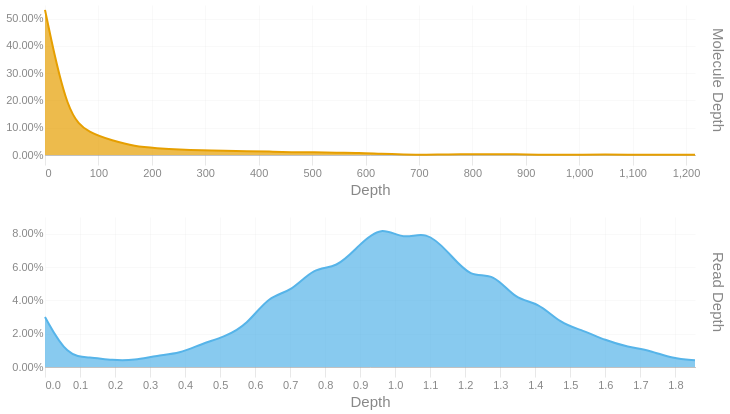

The notebook cell this image was saved under:
### Code cell
readdep = depth_hist(tb['Read Depth'], q99, 3)
readdep = readdep.with_columns(pl.lit('Read Depth').alias('Metric'))
if not SKIPLR:
    moldep = depth_hist(tb['Molecule Depth'], mol_q99, 1)
    moldep = moldep.with_columns(pl.lit('Molecule Depth').alias('Metric'))
    _hist = pl.concat([readdep, moldep])
    _hist = _hist.filter(pl.col('Proportion') != 0)
    with SafeRender(_hist):
        (
            alt.Chart(_hist)        
            .mark_area(interpolate = "basis")
            .encode(
                x=alt.X('Bin:Q').scale(domainMin=0).axis(alt.Axis(title='Depth')),
                y = alt.Y('Proportion:Q', title = None).axis(format = '.2%'),
                color = alt.Color('Metric:N').legend(None),
                row = alt.Row("Metric:N").header(title = None, labelOrient = 'right'),
                tooltip = [
                    alt.Tooltip("Metric:N", title = "Metric"),
                    alt.Tooltip('Interval:N', title = "Depth Interval"),
                    alt.Tooltip('Proportion:Q', title = "% Alignments").format('.2%')
                ]
            )
            .resolve_scale(x='independent', y='independent')
            .properties(
                height = 150, width = 650,
                usermeta={'embedOptions': {'downloadFileName': f'{samplename}.depth.hist'}}
            )
        ).display()
else:
    readdep = readdep.filter(pl.col('Proportion') != 0)
    with SafeRender(readdep):
        (
            alt.Chart(readdep)        
            .mark_area(interpolate = "basis")
            .encode(
                x=alt.X('Bin:Q').scale(domainMin=0).axis(alt.Axis(title='Depth')),
                y = alt.Y('Proportion:Q', title = None).axis(format = '.2%'),
                tooltip = [
                    alt.Tooltip('Interval:N', title = "Depth Interval"),
                    alt.Tooltip('Proportion:Q', title = "% Alignments").format('.2%')
                ]
            )
            .properties(
                usermeta={'embedOptions': {'downloadFileName': f'{samplename}.depth.hist'}}
            )
        ).display()

### Figure 1 — Vega-Lite specification as saved in the notebook (floating-point values rounded to 4 significant figures)
{"width": 650, "height": 150, "config": {"title": {"anchor": "start", "dy": -15, "fontSize": 18, "color": "#888888", "subtitleColor": "#888888", "subtitleFontSize": 14}, "arc": {"fill": "#0072B2"}, "axis": {"domainColor": "#888888", "domainWidth": 0.5, "gridWidth": 0.2, "grid": false, "titleFontWeight": 400, "titleFontSize": 15, "labelFontSize": 11, "labelColor": "#888888", "tickColor": "#888888", "tickWidth": 0.2, "titleColor": "#888888"}, "axisBand": {"grid": false}, "axisX": {"grid": true, "tickSize": 10, "domainCap": "round"}, "axisY": {"domain": false, "grid": true, "tickSize": 0, "domainCap": "round"}, "background": "transparent", "header": {"labelFontSize": 15, "labelColor": "#888888", "titleFontSize": 15, "titleFontWeight": 600, "titleColor": "#888888"}, "legend": {"labelFont": "sans-serif", "labelFontSize": 12, "labelColor": "#888888", "symbolSize": 100, "symbolType": "circle", "titleFontSize": 12, "titlePadding": 10, "titleColor": "#888888", "title": null}, "range": {"category": ["#E69F00", "#56B4E9", "#009E73", "#F0E442", "#0072B2", "#D55E00", "#CC79A7", "#000000"], "diverging": ["#cfe8f3", "#a2d4ec", "#73bfe2", "#46abdb", "#1696d2", "#12719e"]}, "area": {"fill": "#0072B2", "fillOpacity": 0.7, "line": true, "strokeOpacity": 0.7}, "line": {"color": "#0072B2", "stroke": "#0072B2", "strokeWidth": 2}, "trail": {"color": "#0072B2", "stroke": "#0072B2", "strokeWidth": 0, "size": 1}, "point": {"filled": true, "fillOpacity": 1.0, "size": 95}, "text": {"color": "#888888", "fontSize": 11, "align": "right", "fontWeight": 400, "size": 11}, "bar": {"fill": "#0072B2", "stroke": null}, "view": {"stroke": null, "continuousWidth": 660, "continuousHeight": 400}}, "data": {"name": "data-c4afd1eba403f29d78db95850baaa0c5"}, "mark": {"type": "area", "interpolate": "basis"}, "encoding": {"color": {"field": "Metric", "legend": null, "type": "nominal"}, "row": {"field": "Metric", "header": {"title": null, "labelOrient": "right"}, "type": "nominal"}, "tooltip": [{"field": "Metric", "title": "Metric", "type": "nominal"}, {"field": "Interval", "title": "Depth Interval", "type": "nominal"}, {"field": "Proportion", "format": ".2%", "title": "% Alignments", "type": "quantitative"}], "x": {"axis": {"title": "Depth"}, "field": "Bin", "scale": {"domainMin": 0}, "type": "quantitative"}, "y": {"axis": {"format": ".2%"}, "field": "Proportion", "title": null, "type": "quantitative"}}, "resolve": {"scale": {"x": "independent", "y": "independent"}}, "usermeta": {"embedOptions": {"downloadFileName": "S1_Musquodoboit_004.depth.hist"}}, "$schema": "https://vega.github.io/schema/vega-lite/v6.1.0.json", "datasets": {"data-c4afd1eba403f29d78db95850baaa0c5": [{"Bin": 0.0, "Interval": "0.0-0.064", "Proportion": 0.03, "Metric": "Read Depth"}, {"Bin": 0.064, "Interval": "0.064-0.128", "Proportion": 0.006, "Metric": "Read Depth"}, {"Bin": 0.128, "Interval": "0.128-0.192", "Proportion": 0.006, "Metric": "Read Depth"}, {"Bin": 0.192, "Interval": "0.192-0.256", "Proportion": 0.004, "Metric": "Read Depth"}, {"Bin": 0.256, "Interval": "0.256-0.32", "Proportion": 0.004, "Metric": "Read Depth"}, {"Bin": 0.32, "Interval": "0.32-0.384", "Proportion": 0.007, "Metric": "Read Depth"}, {"Bin": 0.384, "Interval": "0.384-0.448", "Proportion": 0.008, "Metric": "Read Depth"}, {"Bin": 0.448, "Interval": "0.448-0.512", "Proportion": 0.014, "Metric": "Read Depth"}, {"Bin": 0.512, "Interval": "0.512-0.576", "Proportion": 0.018, "Metric": "Read Depth"}, {"Bin": 0.576, "Interval": "0.576-0.64", "Proportion": 0.025, "Metric": "Read Depth"}, {"Bin": 0.64, "Interval": "0.64-0.704", "Proportion": 0.043, "Metric": "Read Depth"}, {"Bin": 0.704, "Interval": "0.704-0.768", "Proportion": 0.045, "Metric": "Read Depth"}, {"Bin": 0.768, "Interval": "0.768-0.832", "Proportion": 0.06, "Metric": "Read Depth"}, {"Bin": 0.832, "Interval": "0.832-0.896", "Proportion": 0.059, "Metric": "Read Depth"}, {"Bin": 0.896, "Interval": "0.896-0.96", "Proportion": 0.073, "Metric": "Read Depth"}, {"Bin": 0.96, "Interval": "0.96-1.024", "Proportion": 0.085, "Metric": "Read Depth"}, {"Bin": 1.024, "Interval": "1.024-1.088", "Proportion": 0.076, "Metric": "Read Depth"}, {"Bin": 1.088, "Interval": "1.088-1.152", "Proportion": 0.082, "Metric": "Read Depth"}, {"Bin": 1.152, "Interval": "1.152-1.216", "Proportion": 0.069, "Metric": "Read Depth"}, {"Bin": 1.216, "Interval": "1.216-1.28", "Proportion": 0.053, "Metric": "Read Depth"}, {"Bin": 1.28, "Interval": "1.28-1.344", "Proportion": 0.057, "Metric": "Read Depth"}, {"Bin": 1.344, "Interval": "1.344-1.408", "Proportion": 0.04, "Metric": "Read Depth"}, {"Bin": 1.408, "Interval": "1.408-1.472", "Proportion": 0.039, "Metric": "Read Depth"}, {"Bin": 1.472, "Interval": "1.472-1.536", "Proportion": 0.026, "Metric": "Read Depth"}, {"Bin": 1.536, "Interval": "1.536-1.6", "Proportion": 0.022, "Metric": "Read Depth"}, {"Bin": 1.6, "Interval": "1.6-1.664", "Proportion": 0.016, "Metric": "Read Depth"}, {"Bin": 1.664, "Interval": "1.664-1.728", "Proportion": 0.012, "Metric": "Read Depth"}, {"Bin": 1.728, "Interval": "1.728-1.792", "Proportion": 0.01, "Metric": "Read Depth"}, {"Bin": 1.792, "Interval": "1.792-1.856", "Proportion": 0.005, "Metric": "Read Depth"}, {"Bin": 1.856, "Interval": "1.856-1.92", "Proportion": 0.004, "Metric": "Read Depth"}, {"Bin": 0.0, "Interval": "0.0-42.0", "Proportion": 0.532, "Metric": "Molecule Depth"}, {"Bin": 42.0, "Interval": "42.0-83.9", "Proportion": 0.14, "Metric": "Molecule Depth"}, {"Bin": 83.9, "Interval": "83.9-125.9", "Proportion": 0.08, "Metric": "Molecule Depth"}, {"Bin": 125.9, "Interval": "125.9-167.8", "Proportion": 0.053, "Metric": "Molecule Depth"}, {"Bin": 167.8, "Interval": "167.8-209.8", "Proportion": 0.031, "Metric": "Molecule Depth"}, {"Bin": 209.8, "Interval": "209.8-251.8", "Proportion": 0.025, "Metric": "Molecule Depth"}, {"Bin": 251.8, "Interval": "251.8-293.7", "Proportion": 0.02, "Metric": "Molecule Depth"}, {"Bin": 293.7, "Interval": "293.7-335.7", "Proportion": 0.017, "Metric": "Molecule Depth"}, {"Bin": 335.7, "Interval": "335.7-377.6", "Proportion": 0.015, "Metric": "Molecule Depth"}, {"Bin": 377.6, "Interval": "377.6-419.6", "Proportion": 0.014, "Metric": "Molecule Depth"}, {"Bin": 419.6, "Interval": "419.6-461.6", "Proportion": 0.013, "Metric": "Molecule Depth"}, {"Bin": 461.6, "Interval": "461.6-503.5", "Proportion": 0.01, "Metric": "Molecule Depth"}, {"Bin": 503.5, "Interval": "503.5-545.5", "Proportion": 0.01, "Metric": "Molecule Depth"}, {"Bin": 545.5, "Interval": "545.5-587.4", "Proportion": 0.008, "Metric": "Molecule Depth"}, {"Bin": 587.4, "Interval": "587.4-629.4", "Proportion": 0.008, "Metric": "Molecule Depth"}, {"Bin": 629.4, "Interval": "629.4-671.4", "Proportion": 0.004, "Metric": "Molecule Depth"}, {"Bin": 671.4, "Interval": "671.4-713.3", "Proportion": 0.002, "Metric": "Molecule Depth"}, {"Bin": 713.3, "Interval": "713.3-755.3", "Proportion": 0.001, "Metric": "Molecule Depth"}, {"Bin": 755.3, "Interval": "755.3-797.2", "Proportion": 0.002, "Metric": "Molecule Depth"}, {"Bin": 797.2, "Interval": "797.2-839.2", "Proportion": 0.003, "Metric": "Molecule Depth"}, {"Bin": 839.2, "Interval": "839.2-881.2", "Proportion": 0.002, "Metric": "Molecule Depth"}, {"Bin": 881.2, "Interval": "881.2-923.1", "Proportion": 0.003, "Metric": "Molecule Depth"}, {"Bin": 923.1, "Interval": "923.1-965.1", "Proportion": 0.001, "Metric": "Molecule Depth"}, {"Bin": 965.1, "Interval": "965.1-1007.0", "Proportion": 0.001, "Metric": "Molecule Depth"}, {"Bin": 1007.0, "Interval": "1007.0-1049.0", "Proportion": 0.001, "Metric": "Molecule Depth"}, {"Bin": 1049.0, "Interval": "1049.0-1091.0", "Proportion": 0.002, "Metric": "Molecule Depth"}, {"Bin": 1091.0, "Interval": "1091.0-1132.9", "Proportion": 0.001, "Metric": "Molecule Depth"}, {"Bin": 1133.0, "Interval": "1132.9-1174.9", "Proportion": 0.001, "Metric": "Molecule Depth"}, {"Bin": 1175.0, "Interval": "1174.9-1216.8", "Proportion": 0.001, "Metric": "Molecule Depth"}, {"Bin": 1217.0, "Interval": "1216.8-1258.8", "Proportion": 0.001, "Metric": "Molecule Depth"}]}}
